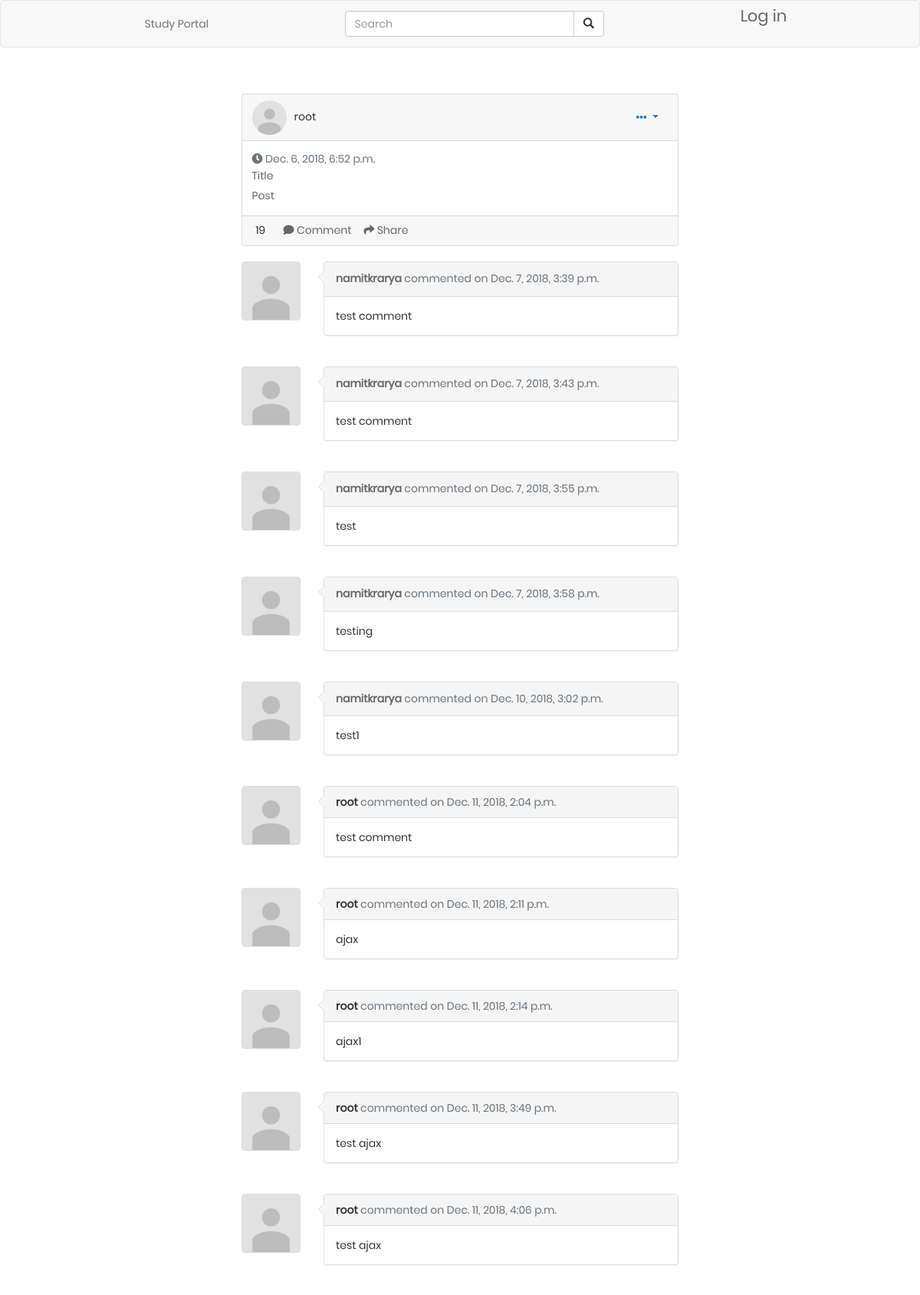
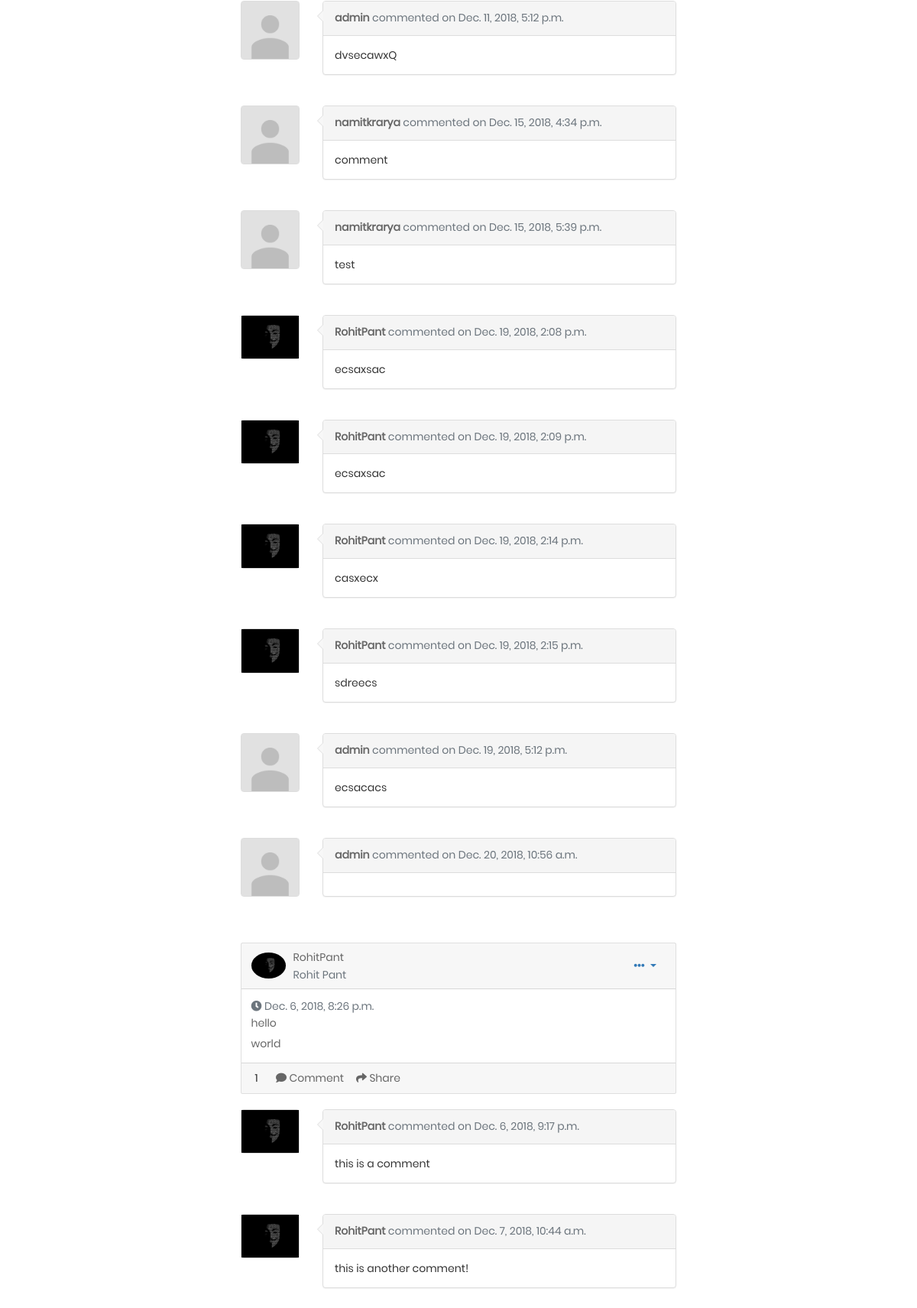
The page / (upper part) on the database its author committed (2 pictures, top to bottom).
### profiles/models.py (models this page shows, shortened)
class Post(models.Model):
    title = models.CharField(max_length=255)
    content = models.TextField()
    created_on = models.DateTimeField(auto_now_add=True)
    author = models.ForeignKey(User, related_name='author',on_delete=models.CASCADE)
    upvote = models.ManyToManyField(User, related_name='upvotes')
    downvote = models.ManyToManyField(User, related_name='downvotes')
    vote_count = models.IntegerField(default = 0)

class Profile(models.Model):
    department = models.CharField(max_length=3, choices=DEPARTMENTS, blank=True, help_text='Department')
    age = models.IntegerField()
    first_name = models.CharField(max_length=255)
    last_name = models.CharField(max_length=255)
    degree = models.CharField(max_length=6, choices=DEGREES, blank=True, help_text='Degree')
    description = models.CharField(max_length=255, blank=True)
    profile_picture = models.ImageField(upload_to='images/profile_pictures',
                                        default="images/profile_pictures/default.png")
    city = models.CharField(max_length=255)
    user = models.ForeignKey(User, related_name='profile', on_delete=models.CASCADE, null=True)
    admin_of_courses = models.ManyToManyField(Course, related_name='courses')
    admin = models.BooleanField(default=False)

class Comment(models.Model):
    content = models.TextField()
    created_on = models.DateTimeField(auto_now_add=True)
    author = models.ForeignKey(User,on_delete=models.CASCADE)
    post = models.ForeignKey(Post, related_name='comments', on_delete=models.CASCADE)

### profiles/views.py (the view)
# urls.py: url(r'^$', views.home, name='home'),
def home(request):
	profile = Profile.objects.filter(user_id=request.user.id)
	if profile.count() == 0:
		return HttpResponseRedirect(reverse("edit-profile"))
	all_posts = Post.objects.all()
	courses = Course.objects.filter(Q(department=profile[0].department) | Q(department__contains="OT"))
	resource_form = ResourceForm(courses)
	course_form = CourseForm()
	template_data = {'posts' : all_posts, 'res_form': resource_form, 'course_form': course_form}
	return render(request, 'home.html', template_data)

### profiles/forms.py
class ResourceForm(ModelForm):
    def __init__(self, courses, *args,**kwargs):
        super(ResourceForm, self).__init__(*args, **kwargs)
        self.fields['course'].queryset = courses
        self.fields['course'].empty_label = "Select course"
    class Meta:
        model = Resource
        exclude = ['user', 'uploaded_on']
        widgets = {
            'title': forms.TextInput(attrs={'placeholder': 'Enter suitable title', 'class' : 'form-field text'}),
            'description': forms.Textarea(attrs={'placeholder': 'Enter description', 'class' : 'form-field textarea'}),
            'course': forms.Select(attrs={'class' : 'form-field choice'}),
            'file': forms.FileInput(attrs={'class' : 'form-field file'}),
        }

class CourseForm(ModelForm):
    def __init__(self, *args,**kwargs):
        super(CourseForm, self).__init__(*args, **kwargs)
        self.fields['department'].empty_label = "Select department"
        self.fields['degree'].empty_label = "Select degree"
    class Meta:
        model = Course
        exclude = ['approved']
        widgets = {
            'name': forms.TextInput(attrs={'placeholder': 'Enter course title', 'class' : 'form-field text'}),
            'code': forms.TextInput(attrs={'placeholder': 'Enter course code (optional)', 'class' : 'form-field text'}),
            'department': forms.Select(attrs={'class' : 'form-field choice'}),
            'degree': forms.Select(attrs={'class' : 'form-field choice'}),
        }

### profiles/templates/home.html (shortened to what this page needs)
{% extends "base.html" %}
{% block content %}
    {% load static %}
    <link rel="stylesheet" type="text/css" href="{% static 'css/upload.css' %}">
    <div class="container-fluid gedf-wrapper">
        <div class="row">
            <div class="col-md-3">
            </div>
            <div class="col-md-6 gedf-main">
                <br><br>
                <div class="posts">
                    {% include "post.html" with posts=posts %}
                </div>
            </div>
            <div class="col-md-3">
            </div>
        </div>
    </div>
{% endblock  %}

### profiles/templates/post.html (shortened to what this page needs)
{% block post %}
    {% load static %}
    <link rel="stylesheet" type="text/css" href="{% static 'css/main.css' %}">
    {% for post in posts %}
        <div class="card gedf-card">
            <div class="card-header">
                <div class="d-flex justify-content-between align-items-center">
                    <div class="d-flex justify-content-between align-items-center">
                        <div class="mr-2">
                            {% if post.author.profile.all.count == 0 %}
                                <img class="rounded-circle" width="45" src="{% static 'images/default.png' %}"/>
                            {% else %}
                                {% for profile in post.author.profile.all %}
                                    <img class="rounded-circle" width="45" src="{{profile.profile_picture.url}}">
                                {% endfor %}
                            {% endif %}
                        </div>
                        <div class="ml-2">
                            {% if post.author.profile.all.count != 0 %}
                                <div class="h5 m-0"><a href="{% url 'profile-detail' post.author.id %}">{{ post.author.username }}</a></div>
                            {% else %}
                                <div class="h5 m-0">{{ post.author.username }}</div>
                            {% endif %}
                            {% if post.author.profile.all.count != 0 %}
                                {% for profile in post.author.profile.all %}
                                    <div class="h7 text-muted">{{ profile.first_name }} {{ profile.last_name }}</div>
                                {% endfor %}
                            {% endif %}
                        </div>
                    </div>
                    <div>
                        <div class="dropdown">
                            <button class="btn btn-link dropdown-toggle" type="button" id="gedf-drop1" data-toggle="dropdown" aria-haspopup="true" aria-expanded="false">
                                <i class="fa fa-ellipsis-h"></i>
                            </button>
                        </div>
                    </div>
                </div>
            </div>
            <div class="card-body">
                <div class="text-muted h7 mb-2"> <i class="fa fa-clock-o"></i> {{ post.created_on }}</div>
                <a class="card-link" href="{% url 'post-detail' post.id %}">
                    <h5 class="card-title">{{ post.title }}</h5>
                </a>
                <p class="card-text">
                    {{ post.content }}
                </p>
            </div>
            <div class="card-footer">
                <span id="votes-{{post.id}}" style="padding-right: 20px; padding-left: 5px;">{{ post.vote_count }}</span>
                <a href="#" class="card-link"><i class="fa fa-comment"></i> Comment</a>
                <a href="#" class="card-link"><i class="fa fa-mail-forward"></i> Share</a>
            </div>
        </div>
        <br>
        <div id="comments-{{post.id}}">
        {% for comment in post.comments.all %}
            <div class="row">
                <div class="col-sm-auto">
                    <div class="thumbnail">
                        {% if comment.author.profile.all.count == 0 %}
                            <img class="img-responsive user-photo" height="75px" width="75px" src="{% static 'images/default.png' %}"/>
                        {% else %}
                            {% for profile in comment.author.profile.all %}
                                <img class="img-responsive user-photo" src="{{profile.profile_picture.url}}">
                            {% endfor %}
                        {% endif %}
                    </div>
                </div>
                <div class="col">
                    <div class="panel panel-default">
                        <div class="panel-heading">
                        {% if comment.author.profile.all.count != 0 %}
                            <a href="{% url 'profile-detail' comment.author.id %}"><strong>{{comment.author}}</strong></a> <span class="text-muted">commented on {{comment.created_on}}</span>
                        {% else %}
                            <strong>{{comment.author}}</strong> <span class="text-muted">commented on {{comment.created_on}}</span>
                        {% endif %}
                        </div>
                        <div class="panel-body">
                            {{comment.content}}
                        </div>
                    </div>
                </div>
            </div>
            <br>
        {% endfor %}
        <br>
        </div>
    {% endfor %}
{% endblock %}

### profiles/static/css/comment.css (style rules this page uses)
.thumbnail { padding:0px; }
.user-photo { height: 75px; width: 75px; }
.panel { position:relative; }
.panel>.panel-heading:after,.panel>.panel-heading:before { position:absolute; top:11px;left:-16px; right:100%; width:0; height:0; display:block; content:" "; border-color:transparent; border-style:solid solid outset; pointer-events:none; }
.panel>.panel-heading:after { border-width:7px; border-right-color:#f7f7f7; margin-top:1px; margin-left:2px; }
.panel>.panel-heading:before { border-right-color:#ddd; border-width:8px; }

### profiles/static/css/main.css (style rules this page uses)
* { margin: 0px; padding: 0px; box-sizing: border-box; }
body, html { height: 100%; font-family: Poppins-Regular, sans-serif; }
a { font-family: Poppins-Regular; font-size: 14px; line-height: 1.7; color: #666666; margin: 0px; transition: all 0.4s; -webkit-transition: all 0.4s; -o-transition: all 0.4s; -moz-transition: all 0.4s; }
h1,h2,h3,h4,h5,h6 { margin: 0px; }
p { font-family: Poppins-Regular; font-size: 14px; line-height: 1.7; color: #666666; margin: 0px; }
button { outline: none !important; border: none; background: transparent; }

### rows shown on the page
Post: author.username "root", created_on "Dec. 6, 2018, 6:52 p.m.", title "Title", content "Post", vote_count "19"
Comment: author "namitkrarya", created_on "Dec. 7, 2018, 3:39 p.m.", content "test comment"
Profile: profile_picture (placeholder picture)
Comment: author "namitkrarya", created_on "Dec. 7, 2018, 3:43 p.m.", content "test comment"
Comment: author "namitkrarya", created_on "Dec. 7, 2018, 3:55 p.m.", content "test"
Comment: author "namitkrarya", created_on "Dec. 7, 2018, 3:58 p.m.", content "testing"
Comment: author "namitkrarya", created_on "Dec. 10, 2018, 3:02 p.m.", content "test1"
Comment: author "root", created_on "Dec. 11, 2018, 2:04 p.m.", content "test comment"
Comment: author "root", created_on "Dec. 11, 2018, 2:11 p.m.", content "ajax"
Comment: author "root", created_on "Dec. 11, 2018, 2:14 p.m.", content "ajax1"
Comment: author "root", created_on "Dec. 11, 2018, 3:49 p.m.", content "test ajax"
Comment: author "root", created_on "Dec. 11, 2018, 4:06 p.m.", content "test ajax"
Comment: author "admin", created_on "Dec. 11, 2018, 5:12 p.m.", content "dvsecawxQ"
Profile: profile_picture (placeholder picture)
Comment: author "namitkrarya", created_on "Dec. 15, 2018, 4:34 p.m.", content "comment"
Comment: author "namitkrarya", created_on "Dec. 15, 2018, 5:39 p.m.", content "test"
Comment: author "RohitPant", created_on "Dec. 19, 2018, 2:08 p.m.", content "ecsaxsac"
Profile: profile_picture (picture), first_name "Rohit", last_name "Pant"
Comment: author "RohitPant", created_on "Dec. 19, 2018, 2:09 p.m.", content "ecsaxsac"
Comment: author "RohitPant", created_on "Dec. 19, 2018, 2:14 p.m.", content "casxecx"
Comment: author "RohitPant", created_on "Dec. 19, 2018, 2:15 p.m.", content "sdreecs"
Comment: author "admin", created_on "Dec. 19, 2018, 5:12 p.m.", content "ecsacacs"
Comment: author "admin", created_on "Dec. 20, 2018, 10:56 a.m."
Post: author.username "RohitPant", created_on "Dec. 6, 2018, 8:26 p.m.", title "hello", content "world", vote_count "1"
Comment: author "RohitPant", created_on "Dec. 6, 2018, 9:17 p.m.", content "this is a comment"
Comment: author "RohitPant", created_on "Dec. 7, 2018, 10:44 a.m.", content "this is another comment!"
